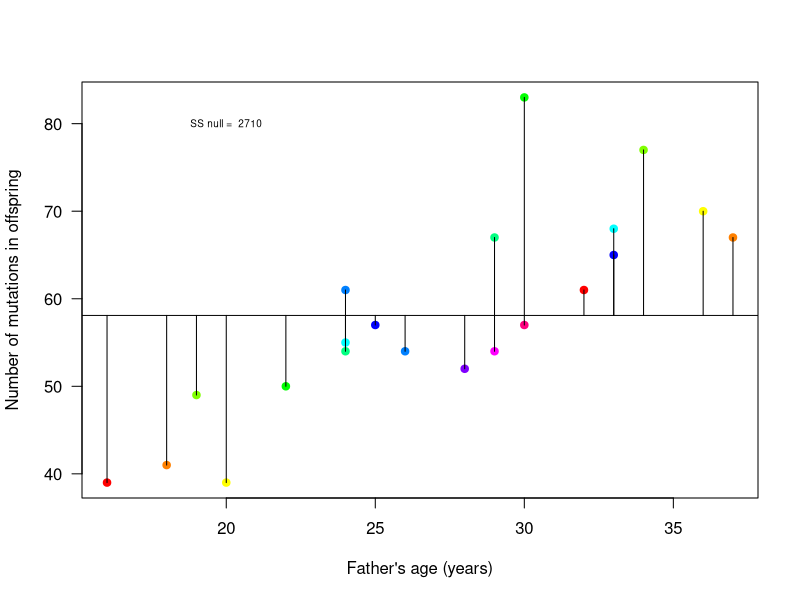
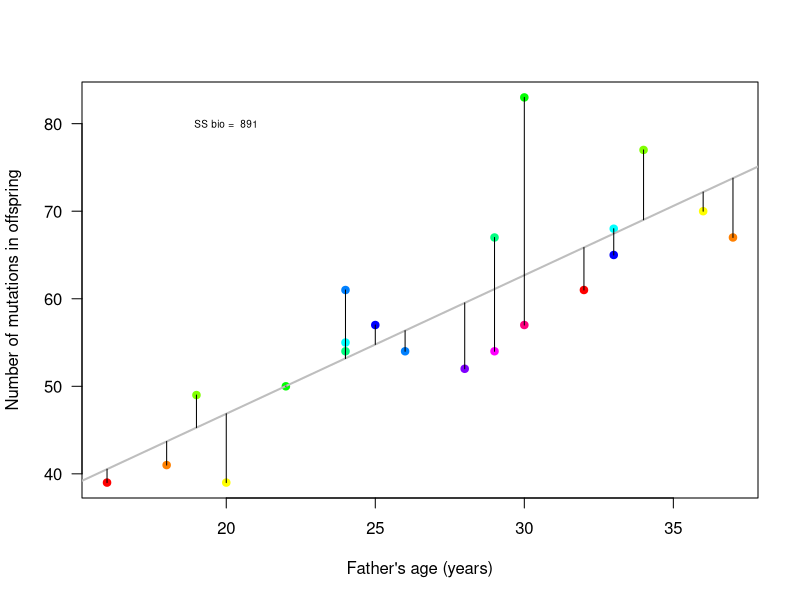
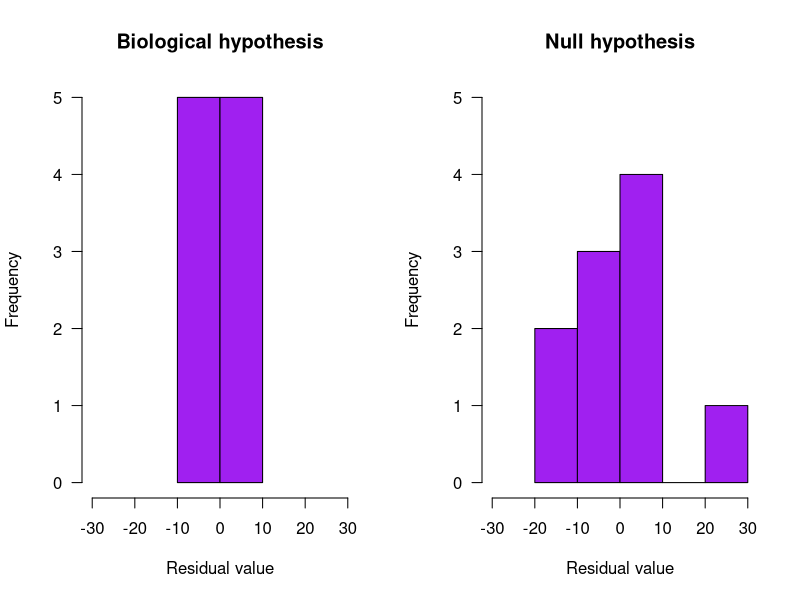

Recreate these plots in R, in order.
# This training script is a set of prompts- please fill in the code as you go, and be sure to make the annotations original prior to submitting your final work. The focus of this challenge is on 1) visualizing the residuals for two alternative hypotheses (the null and a biological hypothesis) and 2) using the residuals to calculate measures of the fit of the data to the predictions of the hypotheses using the sum of the squares. 

# First get the data (AgeMutations.csv includes information about age of fathers and the number of DNA mutations measured in offspring). 
mutations <- read.csv("data/AgeMutations.csv")
head(mutations)

# Make two objects (x and y) corresponding to the predictor and response variables, respectively.
# assign predictor and response variables 
x <- mutations$AgeOfFather
y <- mutations$numberOfNewMutations
  
# Plot the data and label the axes. 
# las= 1 to rotate the y axis numbers, pch = point type
plot(x, y, xlab="Father's age (years)", ylab="Number of mutations in offspring", las =1, pch = 19, col = rainbow(12))

# Now we want to put the predictions of the null hypothesis on the graph. We will use abline to do this. Consider: what is the slope of the null line? What is the y-intercept? Fill in the code below to draw a line for the null hypothesis on your graph. The argument h = places a horizontal line on a graph.
abline(h = mean(y))

# The residuals for the null are the observed values of y minus the predictions of the null for each value of x. To visualize the residuals, we will draw a vertical line from the predictions of the null to each point on the graph. Use the segments(x0,y0,x1,y1) function to do this. Replace x0, y0, x1, y1 below with the appropriate information. 
segments(x, mean(y), x, y)
  # draw a segment starting at (x = age of father, y = mean) and going to (x = age of the father, y = )
  # for segments function you need starting x and y and then ending x and y 

# Calculate the sum of squares: square all the residuals and add them together 
# To evaluate the "fit" of the data to the predictions of the null, we need to calculate the sum of the squared residual values. Put differently, we have to calculate the difference between each observed value of y and the predicted value of y, square this value, and sum all the squared values (sum of squares!). 

# First let's calculate the difference between each observed value of y and the predicted value of y for the null hypothesis and store this information in null_y_diff. This should be a vector that has the same number of values as y. Fill in the code below. 
# make an object for all residuals 
null_y_diff <- y-mean(y) # take all of our y vaules and substract the mean 
# explicitly talk about vectorization early in the class? 
  
# square all of the residuals 
# Now square the values in null_y_diff and store the values in sq_null_y_diff. 
sq_null_y_diff <- null_y_diff^2    # the ^2 means square the values

# Now calculate the sum of these values and store it in ss_null (short for sum of squares null). 
ss_null <- sum(sq_null_y_diff)
  
# add the ss value to the graph 
# Now let's write the ss_null in the open space of the graph. We are going to use the text() function. You need to fill in x and y. We will write SS null = and then write the SS value by using the paste() function (effectively sticks things together). We will also make the font size a little smaller than the default of 1.
text(20, 80, paste("SS null = ",round(ss_null)), cex=0.6)

# Congratulations! You just visualized and analyzed the fit of the data to the null hypothesis. 


# Now let's do it for the biological hypothesis. First we need to construct a linear model. Use the function lm(), and store the results in a new object called lm_model.
lm_model <- lm(y~x) # ~ "tilda" means "is predited by"
summary(lm_model)# p value for the slope is the same as the p-value for the overall model 
  
# First we need to plot the data again. 
plot(x, y, xlab="Father's age (years)", ylab="Number of mutations in offspring", las =1, pch = 19, col = rainbow(12))


# Use abline() with the model results object to draw the model line on the graph.
abline(lm_model, lwd = 2, col = "grey") # you can draw a line using the results of the model analysis 

# lm_model contains two vectors that are useful for us (you can use str(lm_model) to see all of the vectors in the model object). lm_model$fitted.values contains the predicted values of y (based on the model) given each value of x. We can use segments() to draw lines from the fitted.values to each of the y values for all values of x. Replace x0, y0, x1, y1 with the appropriate information. 
str(lm_model)
segments(x, y, x, lm_model$fitted.values) # start at each datapoint, then x stays the same moving vertically, 
# fittted values are all the predicted y values 
# draw line segments from (x, y) (the observed point) to ( x = fathers age, y = modeled number of mutations aka fitted values ) 

# Now, like we did for the null model, we need to generate a vector in which each residual (the lines from the predicted value to each point) is squared. The residuals are in the vector lm_model$residuals. Store these values in sq_bio_y_diff
sq_bio_y_diff <- lm_model$residuals^2 # we have all of the residuals stored in the lm_model
  
# Now calculate the sum of these values and store it in ss_bio
ss_bio <- sum(sq_bio_y_diff) # add the squared residuals together 
  
# Now use the text function to write the value of the SS like we did for the null 
# add the ss bio value to the graph as text 
text(20, 80, paste("SS bio = ",round(ss_bio)), cex=0.6)

# Congratulations, you just evaluated the fit of data to the predictions of the biological / alternative hypothesis! 

# The final step is to plot your two graphs (null and biological hypotheses) in the same space. First format the graphing space using the par() function (par refers to the parameters of graphing). The argument mfrow makes rows and columns for graphing. So if mfrow=c(2,1), the graphs will land in two rows and one column: one graph above the other (2 refers to rows and 1 to columns). We are going to use mfrow=c(1,2) so we have 1 row and 2 columns... so graphs are side-by-side.
par(mfrow=c(1,2)) # par is graphing parameters, mfrow is the number of rows and then the number of columns 
# here we are changing graph space to have one 

# all object names need to be orriginal 

# Now run the code again to visualize your two graphs next to each other. If you need more space, you can open a separate graph window using quartz() on a mac or windows() on a PC. An empty graphing window will pop open, and your graphs will be plotted there.

# See the rubric on Canvas so you know what to submit. 

# Compare ss for bio and null 
ss_bio
ss_null
# Calculate R2 and compare to the model summary output 
r2 <- 1 - (ss_bio / ss_null)
summary(lm_model)

# histograms for lecture slides
null <- c(-13.8, 22.2, -5.8, 6.2, -15.8, 6.2, -.8, -2.8, 2.2, 2.2)
bio <- c(-1.6, 8.1, -5.4, 2.9, 8.5, 1.5, -6.9, -7.1, 4.7, -4.6)

hist(bio, ylim = c(0,5), xlim = c(-30,30), xlab = "Residual value", main = "Biological hypothesis", breaks = 2, col = "purple", las = 1)
hist(null, ylim = c(0,5), xlim = c(-30,30), xlab = "Residual value", main = "Null hypothesis", breaks = 5, col = "purple", las = 1)
